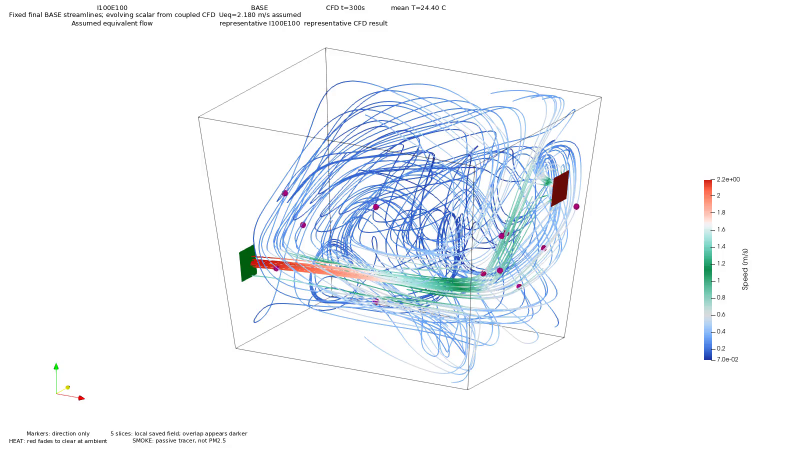
#> input picture frame 120 of embedded/dashboard/dist/assets/cfd/BASE/I100E100_BASE.mp4, 1600 x 900 px, given in place of the camera (shown at 1/2 size)
$ python collect_images.py --set A
#> lines starting #> are read from the running program, lines starting #| are printed output that depends on the picture; after the words box and inside, x2 and y2 are one past the last pixel; in counts of white or black regions, pixels touching at a corner belong together
#!/usr/bin/env python3
"""collect_images.py — 웹캠 프레임만 연속 캡처해서 세트 A/B 이미지 데이터셋 수집 (센서 없이, 카메라 노트북 직결)
준비: pip install opencv-python
사용:
  python pc/collect_images.py --set A --duration-min 7   (세트 A: 평상시, 연기 없음, 5~10분)
  python pc/collect_images.py --set B --duration-min 7   (세트 B: 연기 발생, 5~10분)
  python pc/collect_images.py --set A --camera-index 0 --interval-sec 1   (외장캠이 아니라 내장캠을 쓰고 싶을 때)

세트 규칙: 세트 A는 dataset/set_A/, 세트 B는 dataset/set_B/ 폴더에 각각 저장된다 —
폴더 자체가 라벨 역할(A=0/정상, B=1/연기)을 하므로 두 세트를 같은 폴더에 섞지 않는다.
화면 미리보기 창에서 언제든 q로 중단 가능하고, 그때까지 저장된 이미지는 그대로 유지된다.
"""
from __future__ import annotations

import argparse
import sys
import time
from datetime import datetime
from pathlib import Path

import cv2
import numpy as np

if sys.stdout.encoding and sys.stdout.encoding.lower() != "utf-8":
    sys.stdout.reconfigure(encoding="utf-8", errors="replace")  # cp949 콘솔에서 —/· 깨짐 방지

SET_FOLDER = {"A": "set_A", "B": "set_B"}
SET_DESC = {"A": "A(평상시, 연기 없음)", "B": "B(연기 발생)"}


# [55 lines left out: functions enhance_smoke_contrast, dark_channel, estimate_atmospheric_light, guided_filter, smoke_density_map, not called in this run]


def open_camera(index: int) -> cv2.VideoCapture:
    cap = cv2.VideoCapture(index, cv2.CAP_DSHOW)
    if not cap.isOpened():
        sys.exit(f"웹캠(index={index})을 열 수 없습니다 → 다른 --camera-index 시도 또는 장치관리자에서 확인")
    cap.set(cv2.CAP_PROP_FOURCC, cv2.VideoWriter_fourcc(*"MJPG"))
    cap.set(cv2.CAP_PROP_FRAME_WIDTH, 1280)
    cap.set(cv2.CAP_PROP_FRAME_HEIGHT, 720)
    return cap


def parse_args() -> argparse.Namespace:
    p = argparse.ArgumentParser(description=__doc__, formatter_class=argparse.RawDescriptionHelpFormatter)
    p.add_argument("--set", required=True, choices=["A", "B"], help="A=평상시(정상, label 0) · B=연기 발생(label 1)")
    p.add_argument("--duration-min", type=float, default=7.0, help="수집 시간(분), 기본 7분 (5~10분 권장)")
    p.add_argument("--interval-sec", type=float, default=0.5, help="프레임 저장 간격(초), 기본 0.5초(초당 2장)")
    p.add_argument("--camera-index", type=int, default=1, help="웹캠 장치 인덱스 (기본 1, 엉뚱한 카메라가 열리면 0이나 2 시도)")
    p.add_argument("--out-dir", default="dataset", help="출력 루트 폴더 (기본 dataset/, 세트별 하위폴더 자동 생성)")
    p.add_argument("--no-preview", action="store_true", help="미리보기 창 없이 조용히 수집 (q로 중단 불가, Ctrl+C만 가능)")
    p.add_argument("--preview-scale", type=float, default=0.7,
                   help="미리보기 창 크기 배율 (기본 0.7). 저장되는 이미지 크기와는 무관")
    return p.parse_args()


def main() -> None:
    args = parse_args()
    if args.interval_sec <= 0:
        raise SystemExit("--interval-sec는 0보다 커야 합니다")
    if args.duration_min <= 0:
        raise SystemExit("--duration-min은 0보다 커야 합니다")
    if args.preview_scale <= 0:
        raise SystemExit("--preview-scale은 0보다 커야 합니다")

    out_dir = Path(args.out_dir) / SET_FOLDER[args.set]
    out_dir.mkdir(parents=True, exist_ok=True)

    print(f"[collect_images] 웹캠(index={args.camera_index}) 여는 중...")
    cap = open_camera(args.camera_index)
    clahe = cv2.createCLAHE(clipLimit=3.0, tileGridSize=(8, 8))

    duration_sec = args.duration_min * 60
    window = f"collect_images - set {args.set} (q=quit)"
    print(f"[collect_images] 세트 {SET_DESC[args.set]} 수집 시작 -> {out_dir} "
          f"(목표 {args.duration_min}분, {args.interval_sec}초 간격)")
    print("[collect_images] Ctrl+C 또는 미리보기 창에서 q로 언제든 중단 가능 (그때까지 저장된 이미지는 유지됨)")
    print("[collect_images] 's' = 원본/CLAHE대비강조/DCP연기맵 순환 · '+'/'-' = 현재 필터 세기 조절 (저장 이미지는 항상 원본)")

    modes = ["원본", "CLAHE", "DCP연기맵"]
    mode_idx = 0
    clahe_clip = 3.0
    dcp_omega = 0.95
    dcp_patch = 15
    count = 0
    start = time.monotonic()
    next_capture = start
    try:
        while True:
            elapsed = time.monotonic() - start
            if elapsed >= duration_sec:
                break

            ok, frame = cap.read()
#> frame is the input picture: shape (900, 1600, 3); mean B, G, R 248.5, 244.8, 241.8
            if not ok:
                print("[collect_images] !! 프레임을 못 읽었습니다 (카메라 연결 확인)")
                break

            if not args.no_preview:
                remaining_preview = max(0.0, duration_sec - elapsed)
                mode_name = modes[mode_idx]
                if mode_name == "CLAHE":
                    preview = enhance_smoke_contrast(frame, clahe)
                    param_str = f"clipLimit={clahe_clip:.1f}"
                elif mode_name == "DCP연기맵":
                    preview = smoke_density_map(frame, dcp_patch, dcp_omega)
                    param_str = f"omega={dcp_omega:.2f} patch={dcp_patch}"
                else:
                    preview = frame.copy()
                    param_str = ""
                overlay = f"set {args.set} | saved {count} | {remaining_preview:.0f}s left | {mode_name} {param_str} (s=순환, +/-=세기)"
                cv2.putText(preview, overlay, (10, 30), cv2.FONT_HERSHEY_SIMPLEX, 0.6, (0, 255, 0), 2)
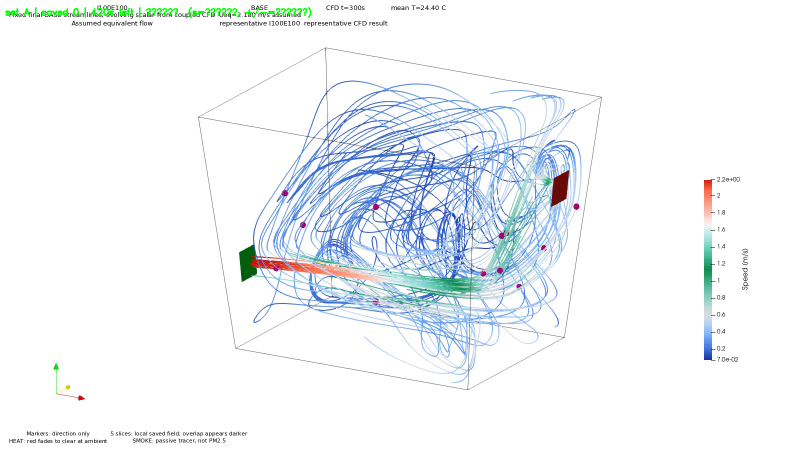
#> preview: shape (900, 1600, 3) (shown at 1/2 size); 0.24% of pixels changed, all inside (x1, y1, x2, y2) = (11, 14, 623, 36)
                if args.preview_scale != 1.0:
                    preview = cv2.resize(preview, None, fx=args.preview_scale, fy=args.preview_scale)
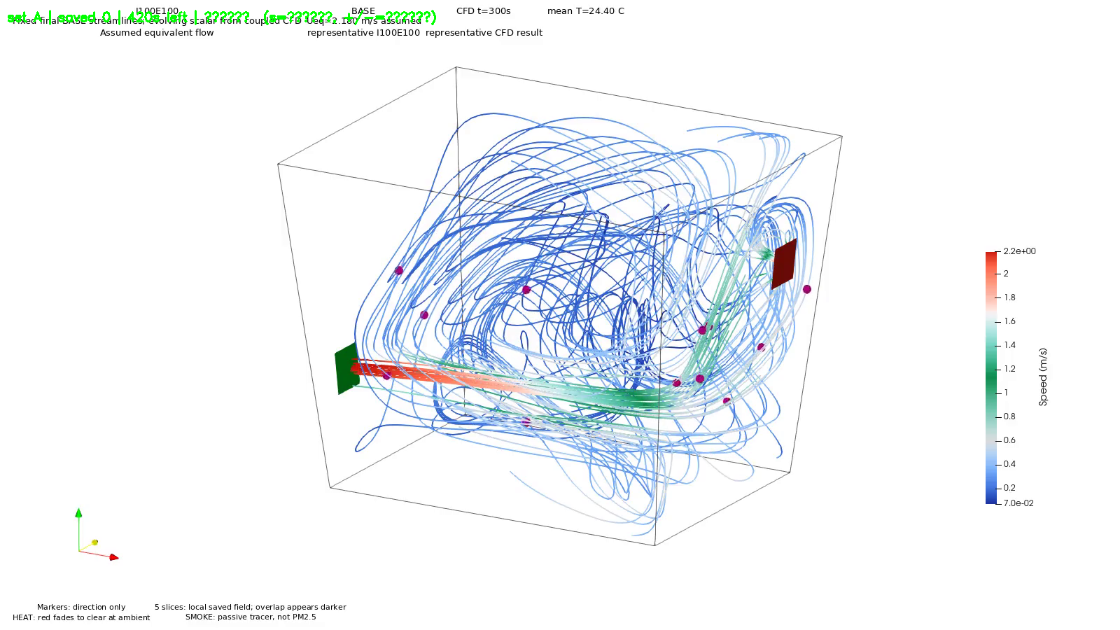
#> preview: shape (630, 1120, 3); mean B, G, R 247.9, 244.9, 241.2
                cv2.imshow(window, preview)
                key = cv2.waitKey(1) & 0xFF
#> (key q is pressed here)
                if key == ord("q"):
                    print("[collect_images] 사용자 중단(q)")
                    break
                if key == ord("s"):
                    mode_idx = (mode_idx + 1) % len(modes)
                    print(f"[collect_images] 필터 모드 -> {modes[mode_idx]}")
                elif key in (ord("+"), ord("=")):
                    if mode_name == "CLAHE":
                        clahe_clip = min(clahe_clip + 0.5, 12.0)
                        clahe.setClipLimit(clahe_clip)
                        print(f"[collect_images] CLAHE clipLimit -> {clahe_clip:.1f}")
                    elif mode_name == "DCP연기맵":
                        dcp_omega = min(dcp_omega + 0.05, 1.0)
                        print(f"[collect_images] DCP omega -> {dcp_omega:.2f}")
                elif key in (ord("-"), ord("_")):
                    if mode_name == "CLAHE":
                        clahe_clip = max(clahe_clip - 0.5, 1.0)
                        clahe.setClipLimit(clahe_clip)
                        print(f"[collect_images] CLAHE clipLimit -> {clahe_clip:.1f}")
                    elif mode_name == "DCP연기맵":
                        dcp_omega = max(dcp_omega - 0.05, 0.3)
                        print(f"[collect_images] DCP omega -> {dcp_omega:.2f}")

            now = time.monotonic()
            if now >= next_capture:
                ts = datetime.now()
                fname = f"{ts:%Y%m%d_%H%M%S}_{ts.microsecond // 1000:03d}.jpg"
                cv2.imwrite(str(out_dir / fname), frame)
                count += 1
                next_capture += args.interval_sec
                if next_capture < now:  # 처리 지연으로 밀렸으면 지금 기준으로 재동기화
                    next_capture = now + args.interval_sec
                remaining = max(0.0, duration_sec - elapsed)
                print(f"[{count}] 저장 -> {fname} 남은시간={remaining:.0f}s")
    except KeyboardInterrupt:
        print("\n[collect_images] 사용자 중단(Ctrl+C)")
    finally:
        cap.release()
        if not args.no_preview:
            cv2.destroyAllWindows()

    print(f"[collect_images] 종료 -> 세트 {args.set} {count}장 수집")
    print(f"[collect_images] 폴더: {out_dir}")


if __name__ == "__main__":
    main()
